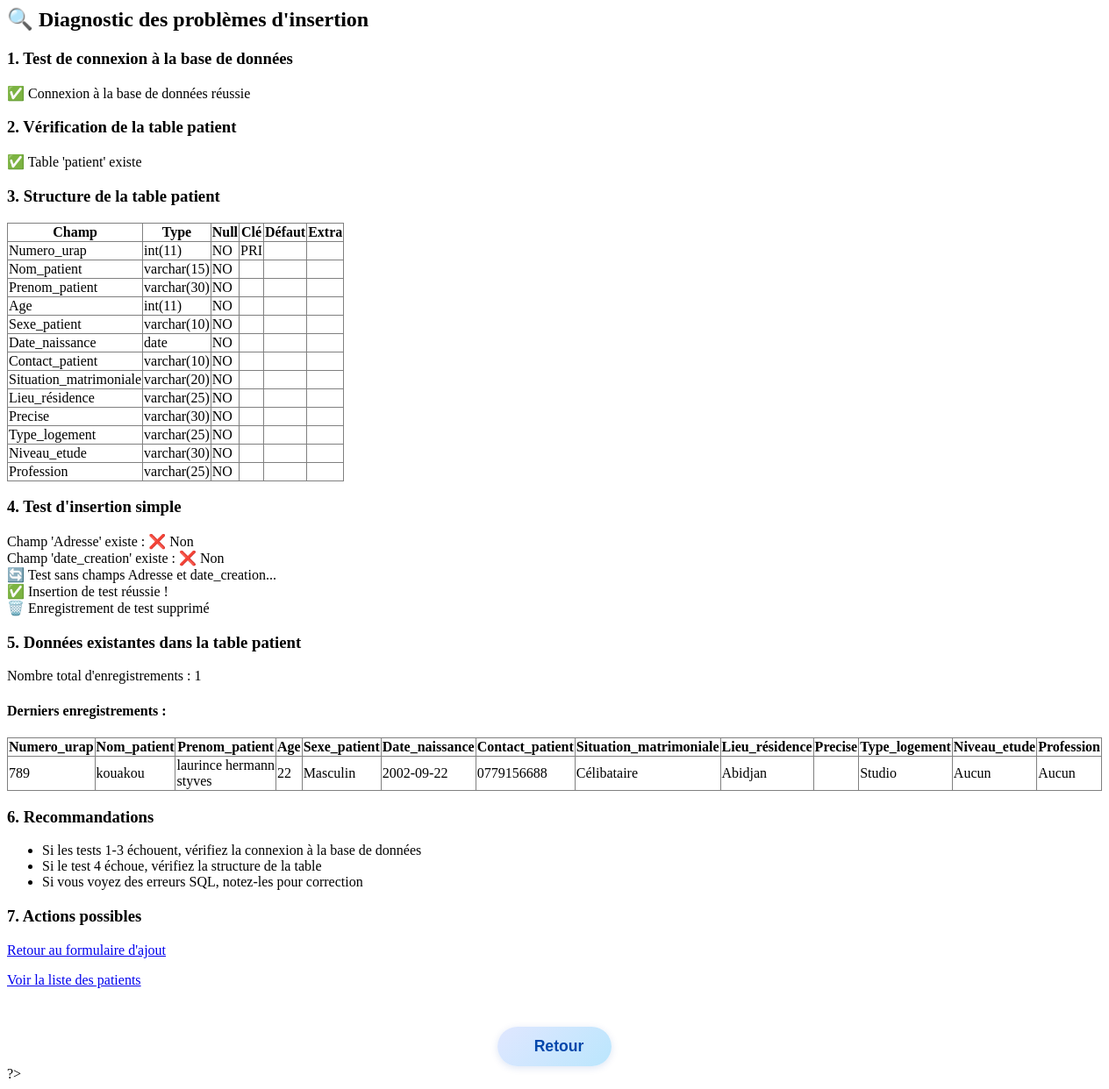
The page /page/test_insertion.php on the database its author committed.
### tables this page shows
CREATE TABLE IF NOT EXISTS `patient` (
  `Numero_urap` int NOT NULL,
  `Nom_patient` varchar(15) NOT NULL,
  `Prenom_patient` varchar(30) NOT NULL,
  `Age` int NOT NULL,
  `Sexe_patient` varchar(10) NOT NULL,
  `Date_naissance` date NOT NULL,
  `Contact_patient` varchar(10) NOT NULL,
  `Situation_matrimoniale` varchar(20) NOT NULL,
  `Lieu_résidence` varchar(25) NOT NULL,
  `Precise` varchar(30) NOT NULL,
  `Type_logement` varchar(25) NOT NULL,
  `Niveau_etude` varchar(30) NOT NULL,
  `Profession` varchar(25) NOT NULL,
  PRIMARY KEY (`Numero_urap`)
);

### page/test_insertion.php (the view, shortened to what this page needs)
<?php
require_once("connexion.php");
echo "<h2>🔍 Diagnostic des problèmes d'insertion</h2>";
echo "<h3>1. Test de connexion à la base de données</h3>";
try {
    echo "✅ Connexion à la base de données réussie<br>";
} catch (PDOException $e) {
    echo "❌ Erreur de connexion : " . $e->getMessage() . "<br>";
    exit();
}
echo "<h3>2. Vérification de la table patient</h3>";
try {
    $stmt = $pdo->query("SHOW TABLES LIKE 'patient'");
    if ($stmt->rowCount() > 0) {
        echo "✅ Table 'patient' existe<br>";
    } else {
        echo "❌ Table 'patient' n'existe pas<br>";
        exit();
    }
} catch (PDOException $e) {
    echo "❌ Erreur lors de la vérification de la table : " . $e->getMessage() . "<br>";
    exit();
}
echo "<h3>3. Structure de la table patient</h3>";
try {
    $stmt = $pdo->query("DESCRIBE patient");
    echo "<table border='1' style='border-collapse: collapse; margin: 10px 0;'>";
    echo "<tr><th>Champ</th><th>Type</th><th>Null</th><th>Clé</th><th>Défaut</th><th>Extra</th></tr>";
    while ($row = $stmt->fetch(PDO::FETCH_ASSOC)) {
        echo "<tr>";
        echo "<td>" . $row['Field'] . "</td>";
        echo "<td>" . $row['Type'] . "</td>";
        echo "<td>" . $row['Null'] . "</td>";
        echo "<td>" . $row['Key'] . "</td>";
        echo "<td>" . $row['Default'] . "</td>";
        echo "<td>" . $row['Extra'] . "</td>";
        echo "</tr>";
    }
    echo "</table>";
} catch (PDOException $e) {
    echo "❌ Erreur lors de l'affichage de la structure : " . $e->getMessage() . "<br>";
}
echo "<h3>4. Test d'insertion simple</h3>";
try {
    $stmt = $pdo->query("SHOW COLUMNS FROM patient LIKE 'Adresse'");
    $hasAdresse = $stmt->rowCount() > 0;
    $stmt = $pdo->query("SHOW COLUMNS FROM patient LIKE 'date_creation'");
    $hasDateCreation = $stmt->rowCount() > 0;
    echo "Champ 'Adresse' existe : " . ($hasAdresse ? "✅ Oui" : "❌ Non") . "<br>";
    echo "Champ 'date_creation' existe : " . ($hasDateCreation ? "✅ Oui" : "❌ Non") . "<br>";
    if ($hasAdresse && $hasDateCreation) {
        $sql = "INSERT INTO patient (
            Numero_urap, Nom_patient, Prenom_patient, Age, Sexe_patient,
            Date_naissance, Contact_patient, Adresse, Situation_matrimoniale,
            Lieu_résidence, Precise, Type_logement, Niveau_etude, Profession, date_creation
        ) VALUES (?, ?, ?, ?, ?, ?, ?, ?, ?, ?, ?, ?, ?, ?, NOW())";
        $params = array(
            'TEST001', 'Test', 'Patient', 25, 'Masculin',
            '2000-01-01', '0123456789', 'Adresse test', 'Célibataire',
            'Abidjan', '', 'Studio', 'Secondaire', 'Etudiant'
        );
        echo "🔄 Test avec champs Adresse et date_creation...<br>";
    } else {
        $sql = "INSERT INTO patient (
            Numero_urap, Nom_patient, Prenom_patient, Age, Sexe_patient,
            Date_naissance, Contact_patient, Situation_matrimoniale,
            Lieu_résidence, Precise, Type_logement, Niveau_etude, Profession
        ) VALUES (?, ?, ?, ?, ?, ?, ?, ?, ?, ?, ?, ?, ?)";
        $params = array(
            'TEST001', 'Test', 'Patient', 25, 'Masculin',
            '2000-01-01', '0123456789', 'Célibataire',
            'Abidjan', '', 'Studio', 'Secondaire', 'Etudiant'
        );
        echo "🔄 Test sans champs Adresse et date_creation...<br>";
    }
    $stmt = $pdo->prepare($sql);
    $result = $stmt->execute($params);
    if ($result) {
        echo "✅ Insertion de test réussie !<br>";
        $pdo->exec("DELETE FROM patient WHERE Numero_urap = 'TEST001'");
        echo "🗑️ Enregistrement de test supprimé<br>";
    } else {
        echo "❌ Échec de l'insertion de test<br>";
    }
} catch (PDOException $e) {
    echo "❌ Erreur lors du test d'insertion : " . $e->getMessage() . "<br>";
}
echo "<h3>5. Données existantes dans la table patient</h3>";
try {
    $stmt = $pdo->query("SELECT COUNT(*) as total FROM patient");
    $count = $stmt->fetch(PDO::FETCH_ASSOC)['total'];
    echo "Nombre total d'enregistrements : " . $count . "<br>";
    if ($count > 0) {
        echo "<h4>Derniers enregistrements :</h4>";
        $stmt = $pdo->query("SELECT * FROM patient ORDER BY Numero_urap DESC LIMIT 5");
        echo "<table border='1' style='border-collapse: collapse; margin: 10px 0;'>";
        $first = true;
        while ($row = $stmt->fetch(PDO::FETCH_ASSOC)) {
            if ($first) {
                echo "<tr>";
                foreach ($row as $key => $value) {
                    echo "<th>" . $key . "</th>";
                }
                echo "</tr>";
                $first = false;
            }
            echo "<tr>";
            foreach ($row as $value) {
                echo "<td>" . htmlspecialchars($value) . "</td>";
            }
            echo "</tr>";
        }
        echo "</table>";
    }
} catch (PDOException $e) {
    echo "❌ Erreur lors de la vérification des données : " . $e->getMessage() . "<br>";
}
echo "<h3>6. Recommandations</h3>";
echo "<ul>";
echo "<li>Si les tests 1-3 échouent, vérifiez la connexion à la base de données</li>";
echo "<li>Si le test 4 échoue, vérifiez la structure de la table</li>";
echo "<li>Si vous voyez des erreurs SQL, notez-les pour correction</li>";
echo "</ul>";
echo "<h3>7. Actions possibles</h3>";
echo "<p><a href='ajouter_patient.php'>Retour au formulaire d'ajout</a></p>";
echo "<p><a href='Liste_patient.php'>Voir la liste des patients</a></p>";
?>
<div style="width:100%;display:flex;justify-content:center;margin:32px 0 0 0;">
  <button onclick="window.history.back()" class="btn-retour-global">
    <i class="fas fa-arrow-left"></i> Retour
  </button>
</div>
?>

### page/test_insertion.php (style rules this page uses)
.btn-retour-global { background: linear-gradient(135deg, #e0e7ff 0%, #bae6fd 100%); color: #0047ab; border: none; border-radius: 30px; padding: 12px 32px; font-size: 1.1em; font-weight: 600; box-shadow: 0 2px 8px 0 #0047ab22; cursor: pointer; transition: background 0.2s, color 0.2s; margin-top: 12px; display: flex; align-items: center; gap: 10px; }

### rows shown on the page
patient: key "Numero_urap", key "Nom_patient", key "Prenom_patient", key "Age", key "Sexe_patient", key "Date_naissance", key "Contact_patient", key "Situation_matrimoniale", key "Lieu_résidence", key "Precise", key "Type_logement", key "Niveau_etude", key "Profession", Numero_urap "789", Nom_patient "kouakou", Prenom_patient "laurince hermann styves", Age "22", Sexe_patient "Masculin", Date_naissance "2002-09-22", Contact_patient "0779156688", Situation_matrimoniale "Célibataire", Lieu_résidence "Abidjan", Type_logement "Studio", value "Aucun"

### other values the page prints
$row['Field'] "Numero_urap"
$row['Type'] "int(11)"
$row['Null'] "NO"
$row['Key'] "PRI"
$row['Field'] "Nom_patient"
$row['Type'] "varchar(15)"
$row['Field'] "Prenom_patient"
$row['Type'] "varchar(30)"
$row['Field'] "Age"
$row['Field'] "Sexe_patient"
$row['Type'] "varchar(10)"
$row['Field'] "Date_naissance"
$row['Type'] "date"
$row['Field'] "Contact_patient"
$row['Field'] "Situation_matrimoniale"
